Frame 1 (no input): blank canvas, image omitted
Frame 60 (the mouse pressed at the canvas centre just before this capture): blank canvas, image omitted
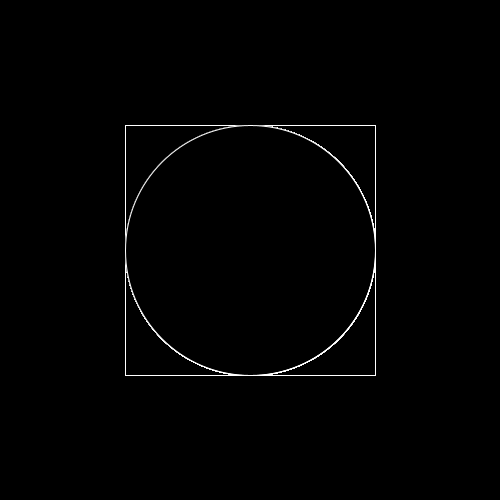
Frame 120 (the mouse held since frame 60 and released just before this capture)

The Processing sketch whose frames 1 and 60 were blank and that drew this single picture after the mouse press (run headless with seeded random() and noise(); from frame 60 on, the mouse is pressed at the canvas centre):

// Processing sketch: processing_63845
// ── processing_63845.pde

void setup(){
  background(0);
  size(500,500);
  stroke(255);
}

void draw(){
  
  noFill();
  rectMode(CENTER);
  rect(width/2, height/2, mouseX, mouseY);
  fill(0);
  ellipse(width/2, height/2, mouseX, mouseY);
}
